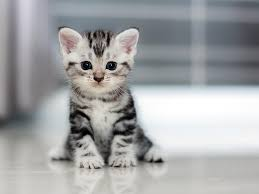
#> input picture kucing.jpg, 259 x 194 px
$ python uji_korelasi.py
#> lines starting #> are read from the running program, lines starting #| are printed output that depends on the picture; long printed decimals are rounded; pictures that were not available may be replaced by others from this repository, and a replacement may not be noted
import cv2
import numpy as np
import matplotlib.pyplot as plt

def hitung_korelasi(img, arah='horizontal', jumlah_sampel=4000):
    """
    Mengambil pasangan piksel yang bersebelahan secara acak dan menghitung
    Koefisien Korelasi Pearson.
    """
    h, w = img.shape

    # Membangkitkan titik koordinat acak
    if arah == 'horizontal':
        baris = np.random.randint(0, h, jumlah_sampel)
        kolom = np.random.randint(0, w - 1, jumlah_sampel) # w-1 agar tidak mentok di kanan
        x = img[baris, kolom]
        y = img[baris, kolom + 1]

    elif arah == 'vertikal':
        baris = np.random.randint(0, h - 1, jumlah_sampel) # h-1 agar tidak mentok di bawah
        kolom = np.random.randint(0, w, jumlah_sampel)
        x = img[baris, kolom]
        y = img[baris + 1, kolom]

    elif arah == 'diagonal':
        baris = np.random.randint(0, h - 1, jumlah_sampel)
        kolom = np.random.randint(0, w - 1, jumlah_sampel)
        x = img[baris, kolom]
        y = img[baris + 1, kolom + 1]

    else:
        raise ValueError("Arah tidak valid!")

    # Kalkulasi Korelasi Pearson menggunakan NumPy
    korelasi = np.corrcoef(x, y)[0, 1]

    return korelasi, x, y

def jalankan_uji_korelasi(file_asli, file_cipher):
#> called with file_asli = 'kucing.jpg', file_cipher = 'citra_terenkripsi_final.png'
    print("=== MENGANALISIS KORELASI PIKSEL (H, V, D) ===")

    # Baca citra (Pastikan ada di folder yang sama)
    img_asli = cv2.imread(file_asli, cv2.IMREAD_GRAYSCALE)
#> img_asli: shape (194, 259); min 0, max 255, mean 164
    img_cipher = cv2.imread(file_cipher, cv2.IMREAD_GRAYSCALE)
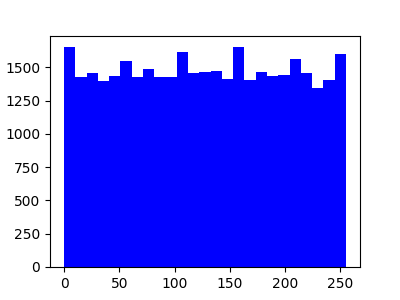
#> input picture Tempat_gambar/Blue_3.png, 400 x 300 px, given in place of citra_terenkripsi_final.png, which was not available
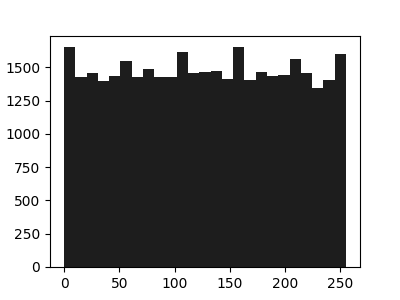
#> img_cipher: shape (300, 400); min 0, max 255, mean 146

    if img_asli is None or img_cipher is None:
        print("GAGAL: File gambar tidak ditemukan!")
        return

    # Jumlah sampel standar jurnal (3000 - 5000)
    N_SAMPEL = 4000
    arah_list = ['horizontal', 'vertikal', 'diagonal']

    hasil_asli = {}
    hasil_cipher = {}
    plot_data = {}

    print(f"Mengambil {N_SAMPEL} sampel acak untuk setiap arah...\n")

    # Menghitung korelasi
    for arah in arah_list:
        corr_a, x_a, y_a = hitung_korelasi(img_asli, arah, N_SAMPEL)
        corr_c, x_c, y_c = hitung_korelasi(img_cipher, arah, N_SAMPEL)

        hasil_asli[arah] = corr_a
        hasil_cipher[arah] = corr_c

        plot_data[arah] = {'asli_x': x_a, 'asli_y': y_a, 'cipher_x': x_c, 'cipher_y': y_c}
#> this loop made 3 passes
#> (corr_a, corr_c) on passes 1 to 3: (0.979, 0.961), (0.974, 0.954), (0.955, 0.918)
#> after the loop, hasil_asli = {'horizontal': 0.979, 'vertikal': 0.974, 'diagonal': 0.955}; hasil_cipher = {'horizontal': 0.961, 'vertikal': 0.954, 'diagonal': 0.918}; plot_data = 3 items

    # === CETAK TABEL LAPORAN KE TERMINAL ===
    print("-" * 65)
    print(f"{'Arah Uji':<15} | {'Citra Asli':<20} | {'Citra Terenkripsi':<20}")
    print("-" * 65)
    for arah in arah_list:
        print(f"{arah.capitalize():<15} | {hasil_asli[arah]:<20.5f} | {hasil_cipher[arah]:<20.5f}")
#> this loop made 3 passes
#| Horizontal      | 0.9791              | 0.9612
#| Vertikal        | 0.9738              | 0.9536
#| Diagonal        | 0.9548              | 0.9183
    print("-" * 65)

    # Validasi Kelulusan
    rata_rata_cipher = np.mean([abs(hasil_cipher['horizontal']), abs(hasil_cipher['vertikal']), abs(hasil_cipher['diagonal'])])
#> rata_rata_cipher = 0.944
    if rata_rata_cipher <= 0.05:
        print("\n[STATUS: LULUS] Korelasi citra terenkripsi hancur mendekati angka 0.000!")
    else:
        print("\n[STATUS: GAGAL] Masih ada korelasi yang terdeteksi.")

    # === VISUALISASI GRAFIK SCATTER (SCATTER PLOT) ===
    # Ini adalah grafik wajib untuk masuk ke jurnal
    fig, axes = plt.subplots(2, 3, figsize=(15, 10))
    fig.suptitle('Distribusi Korelasi Piksel Bersebelahan', fontsize=16)

    baris_judul = ['Citra Asli (Plain-image)', 'Citra Terenkripsi (Cipher-image)']

    for i, arah in enumerate(arah_list):
        # Baris 1: Citra Asli
        axes[0, i].scatter(plot_data[arah]['asli_x'], plot_data[arah]['asli_y'], s=2, c='blue', alpha=0.5)
        axes[0, i].set_title(f"{arah.capitalize()}\n(Korelasi: {hasil_asli[arah]:.4f})")
        axes[0, i].set_xlabel("Piksel (x,y)")
        axes[0, i].set_ylabel("Piksel Tetangga")
        axes[0, i].set_xlim(0, 255); axes[0, i].set_ylim(0, 255)

        # Baris 2: Citra Terenkripsi
        axes[1, i].scatter(plot_data[arah]['cipher_x'], plot_data[arah]['cipher_y'], s=2, c='red', alpha=0.5)
        axes[1, i].set_title(f"{arah.capitalize()}\n(Korelasi: {hasil_cipher[arah]:.4f})")
        axes[1, i].set_xlabel("Piksel (x,y)")
        axes[1, i].set_ylabel("Piksel Tetangga")
        axes[1, i].set_xlim(0, 255); axes[1, i].set_ylim(0, 255)

    plt.tight_layout(rect=[0, 0.03, 1, 0.95])
    plt.show()
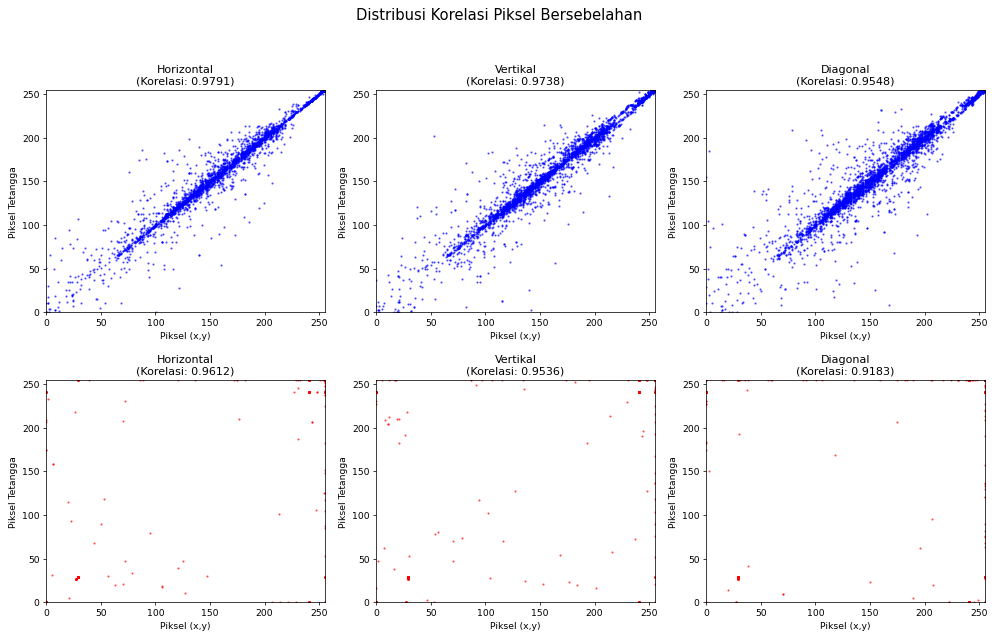
#> figure drawn by matplotlib, 6 panels

if __name__ == "__main__":
    # Ganti dengan nama file gambar Anda
    file_gambar_asli = "kucing.jpg"
    file_gambar_sandi = "citra_terenkripsi_final.png"

    jalankan_uji_korelasi(file_gambar_asli, file_gambar_sandi)
